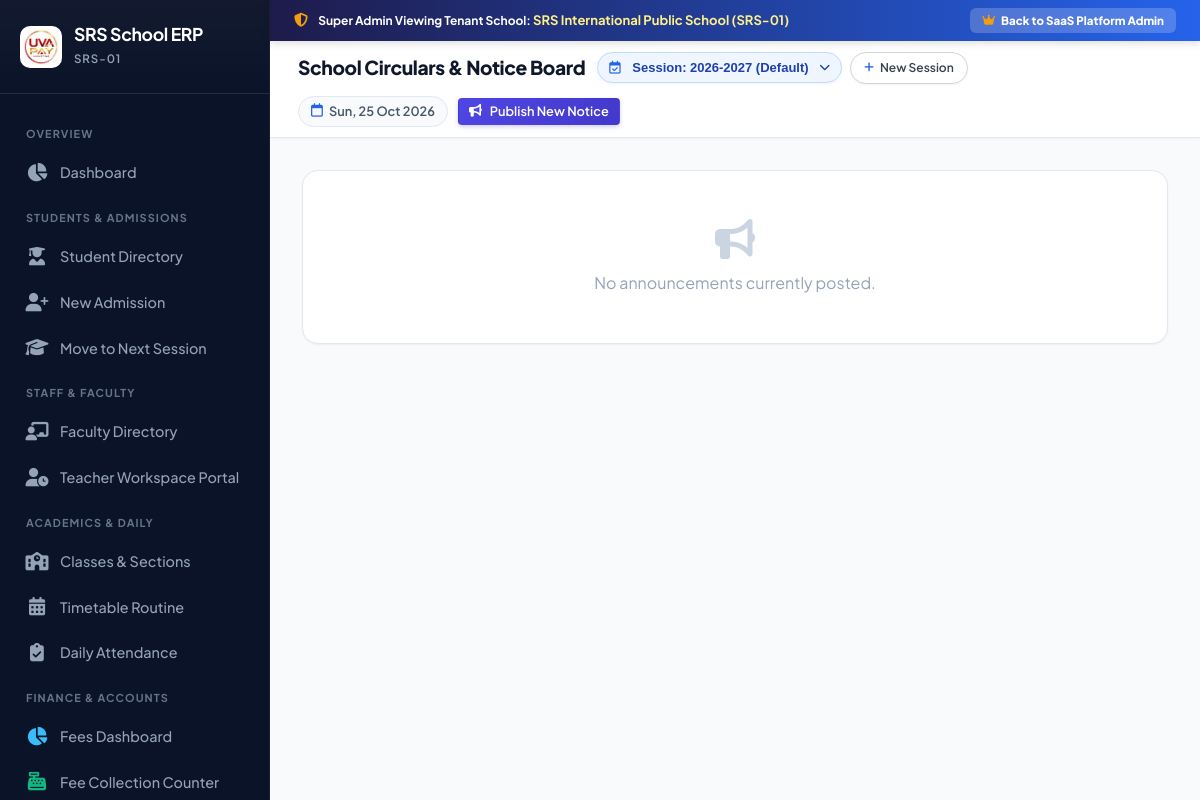
Screenshot of /notices/ (signed in) with the database file from the repository.
### school_erp/models.py (models this page shows, shortened)
class SchoolProfile(models.Model):
    name = models.CharField(max_length=150, default="SRS International Public School")
    short_name = models.CharField(max_length=50, blank=True, default="SRS School ERP")
    tagline = models.CharField(max_length=200, blank=True, default="Empowering Minds, Shaping Futures")
    affiliation_number = models.CharField(max_length=100, blank=True, default="CBSE-AFF/2026/SRS8892")
    board = models.CharField(max_length=50, blank=True, default="CBSE")
    school_code = models.CharField(max_length=50, default="SRS-DEL-042")
    address = models.TextField(blank=True, default="SRS Knowledge Park, Knowledge Boulevard, Sector 62, New Delhi - 110092")
    phone = models.CharField(max_length=30, blank=True, default="+91 98765 43210 / 011-23456789")
    email = models.EmailField(blank=True, default="contact@srsschool.edu.in")
    website = models.URLField(blank=True, default="https://srsschool.edu.in")
    principal_name = models.CharField(max_length=100, blank=True, default="Dr. Rajeshwar Sharma, Ph.D.")
    currency_symbol = models.CharField(max_length=10, blank=True, default="₹")
    academic_year = models.CharField(max_length=20, blank=True, default="2026-2027")
    logo = models.ImageField(upload_to='school_logos/', blank=True, null=True, help_text="Official School Logo for Receipts & Reports")
    principal_signature = models.ImageField(upload_to='school_signatures/', blank=True, null=True, help_text="Principal Signature / Official Stamp")
    upi_id = models.CharField(max_length=100, blank=True, default="srsschool@upi", help_text="College / School UPI ID for QR Payments")
    upi_payee_name = models.CharField(max_length=150, blank=True, default="SRS International Public School", help_text="Payee Name displayed in UPI apps")
    upi_qr_code = models.ImageField(upload_to='school_qr/', blank=True, null=True, help_text="Bank Merchant UPI QR Code Image")
    enable_qr_collection = models.BooleanField(default=True, help_text="Show QR Code on Fee Counter & Slips")
    registered_session_name = models.CharField(max_length=50, default="2026-2027", help_text="Initial registration session. School cannot create past sessions.")
    registered_session_start_date = models.DateField(default=datetime.date(2026, 4, 1), help_text="Anchor start date of registration session")
    subscription_plan_name = models.CharField(max_length=100, default="Standard SaaS Plan (₹499/mo)")
    subscription_monthly_fee = models.DecimalField(max_digits=10, decimal_places=2, default=Decimal('499.00'))
    subscription_start_date = models.DateField(default=datetime.date.today)
    subscription_end_date = models.DateField(default=datetime.date(2026, 10, 28))
    is_active = models.BooleanField(default=True, help_text="Set false by Super Admin to deactivate school access")
    notes = models.TextField(blank=True, null=True, help_text="Admin remarks / payment references")
    created_at = models.DateTimeField(default=timezone.now)
    @property
    def days_remaining(self):
        if not self.subscription_end_date:
            return 0
        today = timezone.now().date()
        return (self.subscription_end_date - today).days
    class Meta:
        verbose_name = "School Profile"
        verbose_name_plural = "School Profiles"

### school_erp/views.py (the view)
# urls.py: path('notices/', views.notices_view, name='notices'),
def notices_view(request):
    ctx = get_school_context(request)
    school = ctx['school']
    notices = Notice.objects.filter(school=school).order_by('-is_urgent', '-created_at')
    ctx.update({'notices': notices})
    return render(request, 'school_erp/notices.html', ctx)

### templates/school_erp/notices.html (shortened to what this page needs)
{% extends 'school_erp/base.html' %}
{% block page_title %}School Circulars & Notice Board{% endblock %}
{% block header_actions %}
<a href="{% url 'notice_create' %}" class="btn btn-primary btn-sm">
  <i class="fa-solid fa-bullhorn"></i> Publish New Notice
</a>
{% endblock %}
{% block content %}
<div style="max-width:900px; margin:0 auto; display:flex; flex-direction:column; gap:1.25rem;">
  {% for n in notices %}
  <div class="card-panel" style="margin-bottom:0; {% if n.is_urgent %}border-left: 4px solid #ef4444;{% endif %}">
    <div class="card-header" style="background:#ffffff; display:flex; justify-content:space-between; align-items:flex-start;">
      <div>
        <div style="display:flex; align-items:center; gap:8px; margin-bottom:6px;">
          {% if n.is_urgent %}
          <span class="badge badge-urgent"><i class="fa-solid fa-triangle-exclamation"></i> URGENT</span>
          {% endif %}
          <span class="badge" style="background:#e0f2fe; color:#0369a1; font-weight:600;">
            <i class="fa-solid fa-users"></i> Audience: {{ n.get_target_audience_display }}
          </span>
          <span style="font-size:0.75rem; color:#94a3b8;">
            <i class="fa-regular fa-clock"></i> Posted on: {{ n.created_at|date:"d M Y, h:i A" }}
          </span>
        </div>
        <h3 style="font-size:1.15rem; font-weight:800; color:#0f172a;">{{ n.title }}</h3>
      </div>
      {% if n.expiry_date %}
      <span style="font-size:0.75rem; color:#64748b; background:#f1f5f9; padding:4px 8px; border-radius:4px;">
        Valid until: {{ n.expiry_date|date:"d M Y" }}
      </span>
      {% endif %}
    </div>
    <div class="card-body" style="font-size:0.92rem; color:#334155; line-height:1.7;">
      {{ n.content|linebreaks }}
    </div>
  </div>
  {% empty %}
  <div class="card-panel" style="text-align:center; padding:3rem 1rem; color:#94a3b8;">
    <i class="fa-solid fa-bullhorn" style="font-size:2.5rem; color:#cbd5e1; margin-bottom:12px; display:block;"></i>
    No announcements currently posted.
  </div>
  {% endfor %}
</div>
{% endblock %}

### templates/school_erp/base.html (shortened to what this page needs)
{% load static %}
<!DOCTYPE html>
<html lang="en">
<head>
  <link rel="stylesheet" href="https://cdnjs.cloudflare.com/ajax/libs/font-awesome/6.5.1/css/all.min.css">
  <link rel="stylesheet" href="{% static 'school_erp/css/style.css' %}">
  <link rel="stylesheet" href="https://cdn.jsdelivr.net/npm/select2@4.1.0-rc.0/dist/css/select2.min.css">
<body>
  <div class="app-container">
    <aside class="sidebar">
      <div class="brand-section">
        {% if school.logo %}
        <div class="brand-logo-img" style="width:42px; height:42px; border-radius:10px; overflow:hidden; background:#ffffff; display:flex; align-items:center; justify-content:center; flex-shrink:0; padding:2px; border:1px solid rgba(255,255,255,0.2);">
          <img src="{{ school.logo.url }}" alt="{{ school.name }}" style="max-width:100%; max-height:100%; object-fit:contain;">
        </div>
        {% else %}
        <div class="brand-logo-icon">
          <i class="fa-solid fa-graduation-cap"></i>
        </div>
        {% endif %}
        <div class="brand-info">
          <h2 title="{{ school.name }}">{{ school.short_name|default:school.name|truncatechars:18 }}</h2>
          <span>{{ school.school_code|default:"Enterprise Portal" }}</span>
        </div>
      </div>
      <ul class="nav-menu">
        <li class="nav-header">Overview</li>
        <li class="nav-item {% if request.resolver_match.url_name == 'dashboard' %}active{% endif %}">
          <a href="{% url 'dashboard' %}">
            <span class="nav-icon"><i class="fa-solid fa-chart-pie"></i></span>
            <span>Dashboard</span>
          </a>
        </li>
        {% if user_perms.can_manage_students %}
        <li class="nav-header">Students & Admissions</li>
        <li class="nav-item {% if 'student' in request.resolver_match.url_name and request.resolver_match.url_name != 'student_create' and 'promote' not in request.resolver_match.url_name %}active{% endif %}">
          <a href="{% url 'student_list' %}">
            <span class="nav-icon"><i class="fa-solid fa-user-graduate"></i></span>
            <span>Student Directory</span>
          </a>
        </li>
        <li class="nav-item {% if request.resolver_match.url_name == 'student_create' %}active{% endif %}">
          <a href="{% url 'student_create' %}">
            <span class="nav-icon"><i class="fa-solid fa-user-plus"></i></span>
            <span>New Admission</span>
          </a>
        </li>
        <li class="nav-item {% if request.resolver_match.url_name == 'student_bulk_promote' %}active{% endif %}">
          <a href="{% url 'student_bulk_promote' %}">
            <span class="nav-icon"><i class="fa-solid fa-graduation-cap"></i></span>
            <span>Move to Next Session</span>
          </a>
        </li>
        {% endif %}
        {% if user_perms.can_manage_users %}
        <li class="nav-header">Staff & Faculty</li>
        <li class="nav-item ">
          <a href="{% url 'teacher_list' %}">
            <span class="nav-icon"><i class="fa-solid fa-chalkboard-user"></i></span>
            <span>Faculty Directory</span>
          </a>
        </li>
        <li class="nav-item {% if request.resolver_match.url_name == 'teacher_portal' %}active{% endif %}">
          <a href="{% url 'teacher_portal' %}">
            <span class="nav-icon"><i class="fa-solid fa-user-clock"></i></span>
            <span>Teacher Workspace Portal</span>
          </a>
        </li>
        {% endif %}
        {% if user_perms.can_manage_classes or user_perms.can_manage_timetable or user_perms.can_manage_attendance %}
        <li class="nav-header">Academics & Daily</li>
        {% if user_perms.can_manage_classes %}
        <li class="nav-item {% if request.resolver_match.url_name == 'classes' %}active{% endif %}">
          <a href="{% url 'classes' %}">
            <span class="nav-icon"><i class="fa-solid fa-school"></i></span>
            <span>Classes & Sections</span>
          </a>
        </li>
        {% endif %}
        {% if user_perms.can_manage_timetable %}
        <li class="nav-item {% if request.resolver_match.url_name == 'timetable' %}active{% endif %}">
          <a href="{% url 'timetable' %}">
            <span class="nav-icon"><i class="fa-solid fa-calendar-days"></i></span>
            <span>Timetable Routine</span>
          </a>
        </li>
        {% endif %}
        {% if user_perms.can_manage_attendance %}
        <li class="nav-item {% if 'attendance' in request.resolver_match.url_name %}active{% endif %}">
          <a href="{% url 'attendance' %}">
            <span class="nav-icon"><i class="fa-solid fa-clipboard-check"></i></span>
            <span>Daily Attendance</span>
          </a>
        </li>
        {% endif %}
        {% endif %}
        {% if user_perms.can_manage_fees %}
        <li class="nav-header">Finance & Accounts</li>
        <li class="nav-item {% if request.resolver_match.url_name == 'fees_dashboard' or request.resolver_match.url_name == 'fees_dashboard_alias' %}active{% endif %}">
          <a href="{% url 'fees_dashboard' %}">
            <span class="nav-icon"><i class="fa-solid fa-chart-pie" style="color:#38bdf8;"></i></span>
            <span>Fees Dashboard</span>
          </a>
        </li>
        <li class="nav-item {% if request.resolver_match.url_name == 'fee_counter' %}active{% endif %}">
          <a href="{% url 'fee_counter' %}">
            <span class="nav-icon"><i class="fa-solid fa-cash-register" style="color:#10b981;"></i></span>
            <span>Fee Collection Counter</span>
          </a>
        </li>
        {% endif %}
      </ul>
    </aside>
    <div class="main-wrapper">
      {% if is_platform_superadmin and request.session.saas_active_school_id %}
      <div class="btn-no-print no-print" style="background:linear-gradient(90deg, #1e1b4b, #2563eb); color:#ffffff; padding:8px 24px; font-size:12px; font-weight:700; display:flex; justify-content:space-between; align-items:center; z-index:100; box-shadow:0 2px 8px rgba(0,0,0,0.15);">
        <div>
          <i class="fa-solid fa-shield-halved" style="color:#f59e0b; margin-right:8px; font-size:14px;"></i>
          Super Admin Viewing Tenant School: <strong style="color:#fef08a; font-size:13px;">{{ school.name }} ({{ school.school_code }})</strong>
        </div>
        <a href="{% url 'saas_admin_dashboard' %}" style="background:rgba(255,255,255,0.2); color:#fff; text-decoration:none; padding:4px 12px; border-radius:6px; font-size:11.5px; font-weight:800; display:inline-flex; align-items:center; gap:6px;">
          <i class="fa-solid fa-crown" style="color:#f59e0b;"></i> Back to SaaS Platform Admin
        </a>
      </div>
      {% endif %}
      <header class="topbar">
        <div class="topbar-left" style="display:flex; align-items:center; gap:12px; flex-wrap:wrap;">
          <h1 class="page-title" style="margin:0;">
            {% block page_title %}Dashboard Overview{% endblock %}
          </h1>
          <div class="session-switcher-container" style="display:inline-flex; align-items:center; gap:8px;">
            <form action="{% url 'switch_academic_session' %}" method="POST" id="headerSessionForm" style="margin:0; display:inline-flex; align-items:center;">
              <div style="position:relative; display:inline-flex; align-items:center;">
                <span style="position:absolute; left:12px; pointer-events:none; color:#2563eb; font-size:13px; z-index:2;">
                </span>
                <select name="session_id" id="headerAcademicSessionSelect" onchange="document.getElementById('headerSessionForm').submit()" class="no-select2"
                        title="Switch Academic Session"
                        style="appearance:none; -webkit-appearance:none; padding:7px 32px 7px 34px; background:#eff6ff; border:1.5px solid #bfdbfe; border-radius:30px; font-size:13px; font-weight:700; color:#1e40af; cursor:pointer; outline:none; transition:all 0.2s cubic-bezier(0.4, 0, 0.2, 1); box-shadow:0 1px 3px rgba(37,99,235,0.08);">
                  {% for s in all_academic_sessions %}
                  <option value="{{ s.id }}" {% if active_session and active_session.id == s.id %}selected{% endif %}>
                    Session: {{ s.name }} {% if s.is_current %}(Default){% endif %}
                  </option>
                  {% empty %}
                  <option value="">No Session Found</option>
                  {% endfor %}
                </select>
                <span style="position:absolute; right:12px; pointer-events:none; color:#1e40af; font-size:11px; z-index:2;">
                </span>
              </div>
            </form>
            {% if user_perms.can_manage_sessions %}
            <a href="{% url 'academic_sessions_manage' %}" class="btn-new-session" title="Manage / Create Academic Sessions"
               style="display:inline-flex; align-items:center; gap:6px; padding:6px 13px; background:#ffffff; border:1.5px solid #d1d5db; border-radius:20px; font-size:12px; font-weight:600; color:#374151; text-decoration:none; box-shadow:0 1px 2px rgba(0,0,0,0.05); transition:all 0.15s ease;"
               onmouseover="this.style.borderColor='#2563eb'; this.style.color='#2563eb';"
               onmouseout="this.style.borderColor='#d1d5db'; this.style.color='#374151';">
              <i class="fa-solid fa-plus" style="color:#2563eb; font-size:11px;"></i>
              <span>New Session</span>
            </a>
            {% endif %}
          </div>
        </div>
        <div class="topbar-right">
          <div class="topbar-date">
            <i class="fa-regular fa-calendar"></i>
            <span id="liveClock">{% now "D, d M Y" %}</span>
          </div>
          {% block header_actions %}{% endblock %}
        </div>
      </header>
      <main class="content-body">
        {% block content %}{% endblock %}
      </main>
    </div>
  </div>
</body>
</html>

### rows the page displays
SchoolProfile: logo (picture), short_name "SRS School ERP", school_code "SRS-01", name "SRS International Public School"
